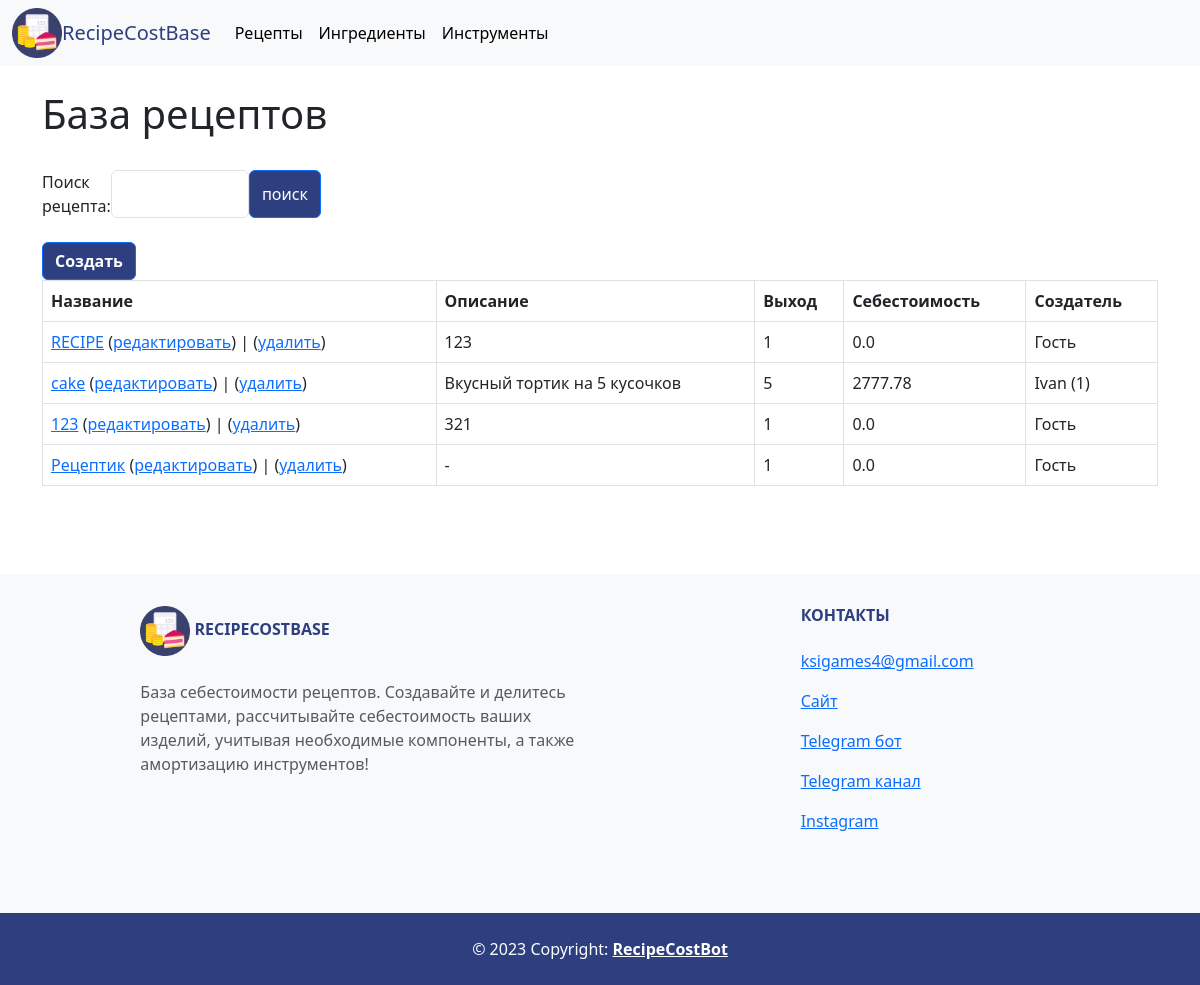
Page /core/recipes/ on the earlier database version.
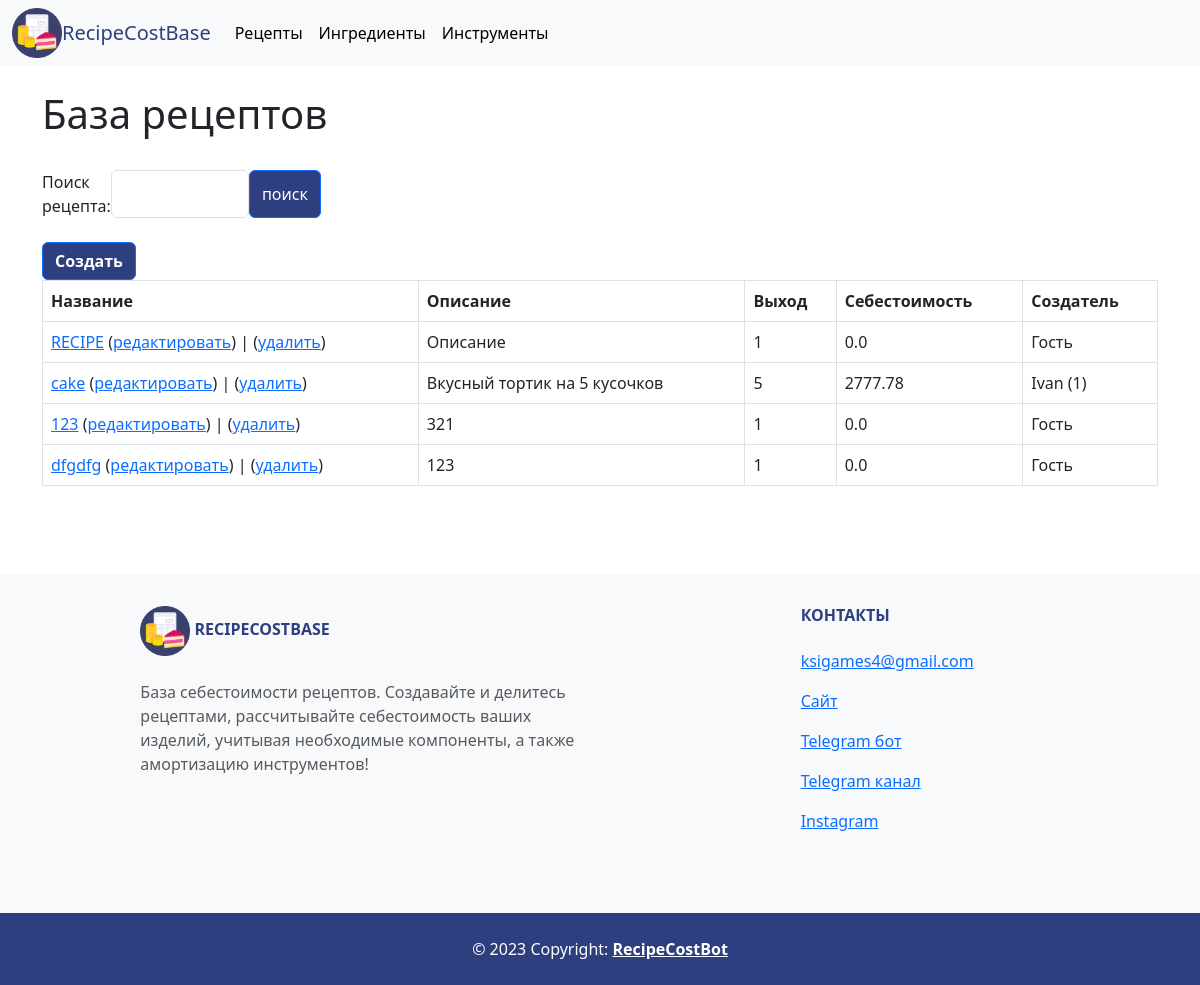
Same page on the later database version.
### core/models.py (models this page shows)
class Recipe(models.Model):
    name = models.CharField('Название', max_length=255)
    owner = models.ForeignKey(User, on_delete=models.CASCADE, null=True)
    description = models.TextField('Описание', null=True)
    components = models.ManyToManyField(Component, null=True, verbose_name='Ингредиенты', related_name='recipe')
    tools = models.ManyToManyField(Tool, null=True, verbose_name='Инструменты', related_name='recipe')
    count = models.IntegerField('Выход', default=1)
    primecost = models.FloatField('Себестоимость', null=True)
    parent = models.BooleanField(default=True)
    parent_id = models.IntegerField(null=True, default=0)

### core/views.py (the view)
# urls.py: path('recipes/', views.RecipesList.as_view(), name='recipes'),
class RecipesList(TitleMixin, ListView):
    model = models.Recipe
    template_name = 'core/recipes_list.html'
    context_object_name = 'recipes'
    title = 'База рецептов'
    form = forms.RecipeSearch()
    def get_queryset(self):
        name = self.request.GET.get('name')
        qs = models.Recipe.objects.all()
        for i in qs:
            calc_datatools.calculate_primecost(i)
        if name:
            return qs.filter(name__icontains=name)
        return qs
    def get_context_data(self, **kwargs):
        context = super().get_context_data(**kwargs)
        context['search_form'] = forms.RecipeSearch(self.request.GET or None)
        context['request_name'] = self.request.GET.get('name')
        return context
    class Meta:
        model = models.Recipe
        ordering = ('name',)

### core/forms.py
class RecipeSearch(forms.Form):
    name = forms.CharField(label='Поиск рецепта', required=False,
                           widget=forms.TextInput(attrs={'class': 'form-control'}))

### core/datatools/calc_datatools.py (called while the page is built)
def calculate_primecost(recipe: models.Recipe):
    primecost = 0
    if recipe.components:
        for i in recipe.components.all():
            primecost += update_component(i).cost
    if recipe.tools:
        for i in recipe.tools.all():
            primecost += update_tool(i).depreciation
    recipe.primecost = float(format(primecost, '.2f'))
    recipe.save()
    return

def update_component(component: models.Component) -> models.Component:
    parent = models.Component.objects.get(id=component.parent_id)
    if component.price != parent.price:
        component.price = parent.price
    component.cost = float(format(component.price * component.count, '.2f'))
    component.save()
    return component

### core/views.py (called while the page is built)
    def get_title(self):
        return self.title

    def get_context_data(self, **kwargs):
        context = super().get_context_data(**kwargs)
        context['title'] = self.get_title()
        return context

### core/templates/core/recipes_list.html
{% extends "core/base.html" %}
{% block content %}
    <div class="container">
        <h1>{{ title }}</h1>
        <br>
        {% if search_form %}
          <form class="d-flex" method="GET" style='width: 25%'>
            {{ search_form }}
            <button class="btn btn-primary" type="submit" style="background-color: #2e3f7f; color: white;">
                поиск
            </button>
          </form>
        {% endif %}
        <br>
        <a href="{% url 'core:recipe_create' %}" class="btn btn-primary" style="background-color: #2e3f7f; color: white;">
            <b>Создать</b>
        </a>
        <br>
        {% if recipes %}
        <table class="table table-bordered">
          <thead>
            <tr style="background-color: #2e3f7f; color: white;">
                <th>Название</th>
                <th>Описание</th>
                <th>Выход</th>
                <th>Себестоимость</th>
                <th>Создатель</th>
            </tr>
          </thead>
          <tbody>
          {% for recipe in recipes %}
            <tr>
                <td>
                    <a href="{% url 'core:recipe' recipe.pk %}">{{ recipe.name }}</a>
                    {% if request.user.superuser or request.user.id == component.owner.id %}
                    (<a href="{% url 'core:recipe_update' recipe.pk %}">редактировать</a>) |
                    (<a href="{% url 'core:recipe_delete' recipe.pk %}">удалить</a>)
                    {% endif %}
                </td>
                {% if recipe.description %}
                <td>{{ recipe.description }}</td>
                {% else %}
                <td>-</td>
                {% endif %}
                <td>{{ recipe.count }}</td>
                <td>{{ recipe.primecost }}</td>
                {% if recipe.owner %}
                <td>{{ recipe.owner.name }} ({{ recipe.owner.id }})</td>
                {% else %}
                <td>Гость</td>
                {% endif %}
            </tr>
          {% endfor %}
          </tbody>
        </table>
        {% elif request_name %}
        <p>Рецептов по запросу <b>«{{ request_name }}»</b> не найдено.</p>
        {% else %}
        <p>Рецептов не найдено.</p>
        {% endif %}
    </div>
  {% endblock %}

Differences in the rows shown:
changed Recipe "RECIPE": description "123" → "Описание"
changed Recipe: name "Рецептик" → "dfgdfg"; description (not shown) → "123"; no longer shows "-"
